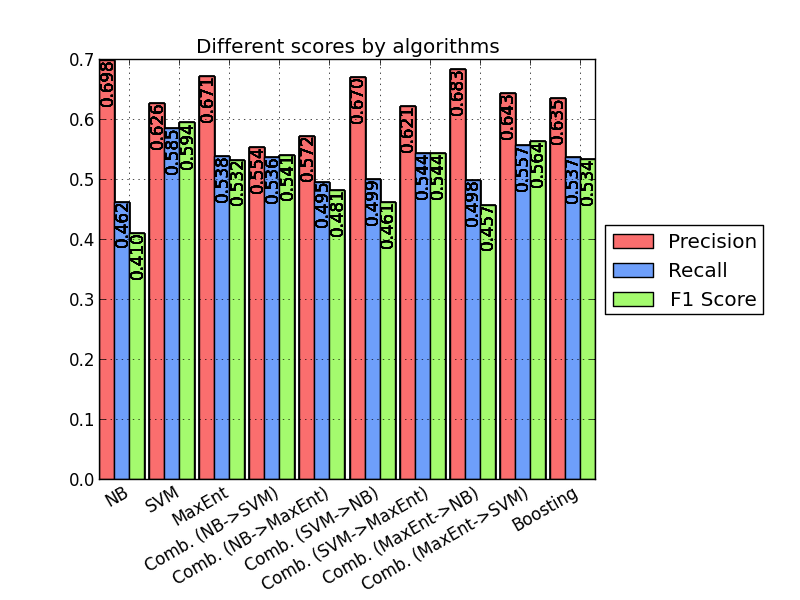

This figure's Python source:
#!/usr/bin/env python
# a bar plot with errorbars
import sys
import numpy as np
import logging


import matplotlib
matplotlib.use('Agg')

import matplotlib.pyplot as plt

from models import *

import utils.utils as u
import utils.stats as s

import storage.data as d
from pylab import arange, savefig


from sklearn.metrics import precision_recall_fscore_support

logging.basicConfig(level=logging.DEBUG, format='%(asctime)s %(message)s')

d.set_file_names()
docs_test, y_test, docs_train, y_train, docs_train_subjectivity, y_train_subjectivity, docs_train_polarity, y_train_polarity = d.get_data()

labels = []
res = [
	[],
	[],
	[]
]

def test(clf):
	global labels, pres, recall, f1score

	y_pred = clf.predict(docs_test)
	p, r, f1, s = precision_recall_fscore_support(y_test, y_pred)

	labels.append(str(clf))

	res[0].append(np.mean(p))
	res[1].append(np.mean(r))
	res[2].append(np.mean(f1))

def autolabel(rects):
    # attach some text labels
    for i, rect in enumerate(rects):
        height = rect.get_height()
        plt.text(rect.get_x()+rect.get_width()/2., height, '%5.3f' % height,
                ha='center', va='top', rotation=90)

clf = Boosting(docs_train, y_train, docs_train_subjectivity, y_train_subjectivity, docs_train_polarity, y_train_polarity)
map(lambda x: test(x), clf.models + [clf])

N = len(labels)
ind = np.arange(N)  # the x locations for the groups
width = 0.3       # the width of the bars


fig = plt.figure()
ax = plt.subplot(111)

colors = ['#FA6E6E', '#6E9FFA', '#A4FA6E']
plt.xticks(ind + width * 2, labels)
plt.title('Different scores by algorithms')
plt.grid(True)

for i, l in enumerate(labels):
	for x, y in enumerate(res):
		rect = ax.bar(ind+(width * x), res[x], width, color=colors[x])
		autolabel(rect)

fig.autofmt_xdate()

# Shink current axis by 20%
box = ax.get_position()
ax.set_position([box.x0, box.y0, box.width * 0.8, box.height])

ax.legend( ['Precision', 'Recall', 'F1 Score'], loc='center left', bbox_to_anchor=(1, 0.5) )

savefig("plots/comparison_full.png", format="png")



